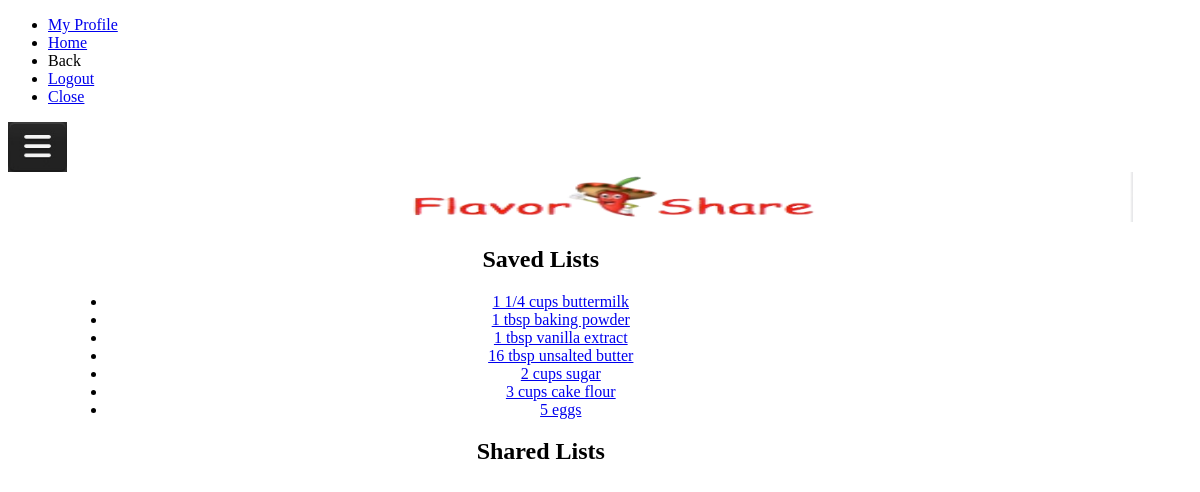
Before: /showBag (signed in) with the older database file.
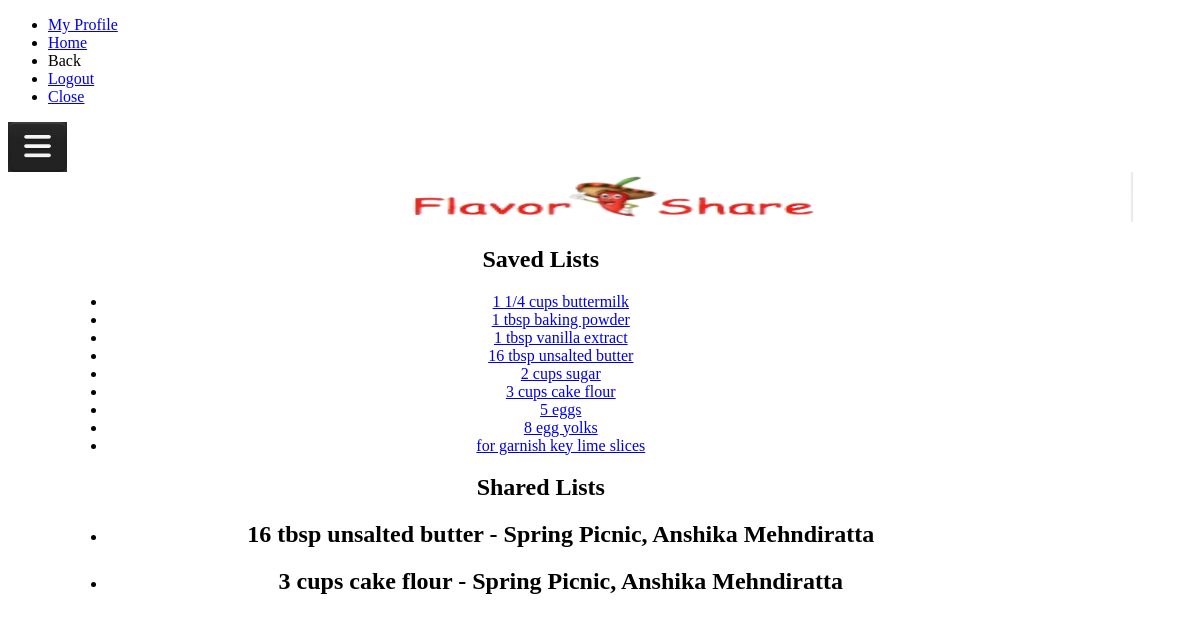
After: the same page with the newer database file.
### tables this page shows
CREATE TABLE my_saved_bag (
mid integer,
rid integer,
ingredient text not null,
foreign key(mid) references users(mid),
foreign key(rid) references recipes(rid),
primary key(mid,rid,ingredient)
);

CREATE TABLE my_shared_bag (
mid_assignee integer,
mid_assignor integer,
rid integer,
gid integer,
ingredient text not null,
foreign key(mid_assignee) references users(mid),
foreign key(mid_assignor) references users(mid),
foreign key(rid) references recipes(rid),
foreign key(gid) references groups(gid),
primary key(mid_assignee,mid_assignor,rid, gid, ingredient)
);

CREATE TABLE groups (
  gid integer primary key autoincrement,
  name text not null,
  admin_id integer not null,
  description text,
  venue text,
  eventdate DATETIME,
  foreign key(admin_id) references users(mid)
);

CREATE TABLE users (
  mid integer primary key autoincrement,
  name text not null,
  email text unique not null,
  password text not null
);

### app.py (the view)
@app.route('/showBag')
def showBag():
    error = None
    cur_users = g.db.execute('select mid from users where email = \''+ session.get('username') + '\'')
    mids = [row for row in cur_users.fetchall()]
    mid=mids[0]
    cur_saved_bag = g.db.execute('select  ingredient from my_saved_bag where mid = ' + str(mid[0]))
    saved_bag = [row[0] for row in cur_saved_bag.fetchall()]
    cur_shared_bag = g.db.execute('select mid_assignor,gid,ingredient from my_shared_bag where mid_assignee =' + str(mid[0]))
    temp_shared_bag = [row for row in cur_shared_bag.fetchall()]
    shared_bag = []
    for row in temp_shared_bag:
        print row
        cur_group_name = g.db.execute('select name from groups where gid = ' + str(row[1]))
        group_name = [row1[0] for row1 in cur_group_name.fetchall() ]
        group_name = group_name[0]
        print group_name
        cur_member_name = g.db.execute('select name from users where mid = ' + str(row[0]))
        member_name = [row2[0] for row2 in cur_member_name.fetchall() ]
        member_name = member_name[0]
        print member_name
        shared_bag.append((row[2], group_name, member_name))
    return render_template('showBag.html', saved_bag = saved_bag,shared_bag = shared_bag)

### app.py (called while the page is built)
def connect_db():
    return sqlite3.connect(app.config['DATABASE'])

@app.before_request
def before_request():
    g.db = connect_db()

@app.teardown_request
def teardown_request(exception):
    db = getattr(g, 'db', None)
    if db is not None:
        db.close()

### templates/showBag.html (shortened to what this page needs)
{% extends "layout.html" %}
{% block body %}
<div id='content' data-role='content' style="text-align: center;">
<form>
    <div style="margin-top:2%;width:80%;font-family:Comic Sans MS, Comic Sans;margin-left:5%" >
    <div data-role="collapsible-set">
	<div data-role="collapsible" data-theme="b" data-content-theme="d" data-collapsed-icon="arrow-r" data-expanded-icon="arrow-d" data-inset="false">
		<h2>Saved Lists</h2>
		<div "collapsible" data-theme="b" data-content-theme="d" data-collapsed-icon="arrow-r" data-expanded-icon="arrow-d" data-inset="false">
			<ul data-role="listview">
			{% for ingredient in saved_bag %}
				<li name=saved_list data-icon="delete"><a href = "#">{{ ingredient }}</a></li>
			{% endfor %}
			</ul>
		</div>
	</div>
	<div data-role="collapsible" data-theme="b" data-content-theme="d" data-collapsed-icon="arrow-r" data-expanded-icon="arrow-d" data-inset="false">
		<h2>Shared Lists</h2>
		<div "collapsible" data-theme="b" data-content-theme="d" data-collapsed-icon="arrow-r" data-expanded-icon="arrow-d" data-inset="false">
			<ul data-role="listview">
			{% for item in shared_bag %}
			    <li name=shared_list data-icon="delete" href = "#" ><a>
				<h2>{{ item[0] }} - {{ item[1]}}, {{ item[2] }}</h2>
				</a></li>
			{% endfor %}
			</ul>
		</div>
	</div>
	</div>
	</div>
</form>
</div>
{% endblock %}

### templates/layout.html (shortened to what this page needs)
<!doctype html>
<html>
    <head>
        {% block head %}
            <link rel='stylesheet' href='http://code.jquery.com/mobile/1.4.5/jquery.mobile-1.4.5.min.css' />
		    <link rel="stylesheet" type="text/css" href="{{ url_for('static', filename='style.css') }}">
        {% endblock %}
    </head>
	<body>
		<div id='main' data-role='page'>
			<div data-role="panel" id="mypanel" data-position="left" data-theme="b">
				<ul data-role="listview">
					<li data-icon="user"><a href="#my_profile">My Profile</a></li>
					<li data-icon="home"><a href="{{ url_for('homePage') }}">Home</a></li>
					<li data-icon="back"><a data-rel="back">Back</a></li>
                    <li data-icon="action"><a href="logout" data-rel="close">Logout</a></li>
					<li data-icon="delete"><a href="#main" data-rel="close">Close</a></li>
				</ul>
            </div>
			 <div data-role='header' data-theme="b"style="width: 100%; height: 2%;">
                <div class="ui-grid-a" >
					<div class="ui-block-a" style="width: 5%; height: 50px;" >
						<a href="#mypanel"><img src="/static/images/side_menu.jpg" width="100%" height="100%" alt="FlavorShare" /></a>
					</div>
					<div class="ui-block-b" style="width: 95%; height: 50px;">
						<img src="/static/images/logo.png" width="100%" height="100%" alt="FlavorShare" />
					</div>
				</div>
			</div>
            {% block body %}{% endblock %}
		</div>
	</body>
</html>

Changed rows visible on the page:
added my_saved_bag: ingredient "8 egg yolks"
added my_saved_bag: ingredient "for garnish key lime slices"
added my_shared_bag: ingredient "16 tbsp unsalted butter"
now on this page (row unchanged): groups: name "Spring Picnic" "Spring Picnic"
now on this page (row unchanged): users: name "Anshika Mehndiratta" "Anshika Mehndiratta"
added my_shared_bag: ingredient "3 cups cake flour"
